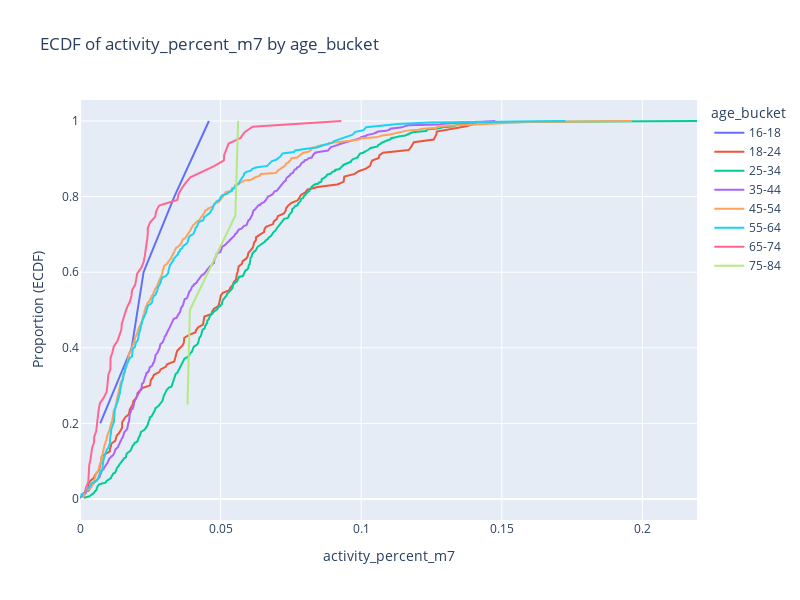
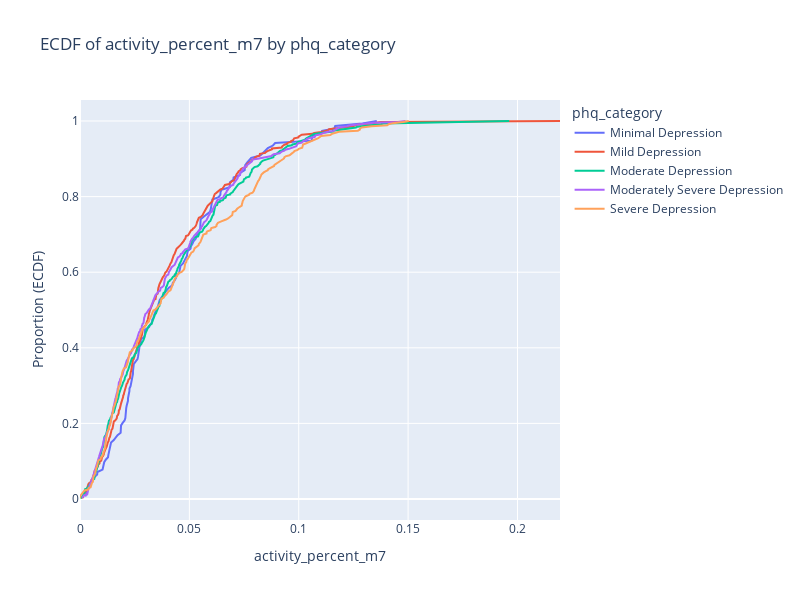
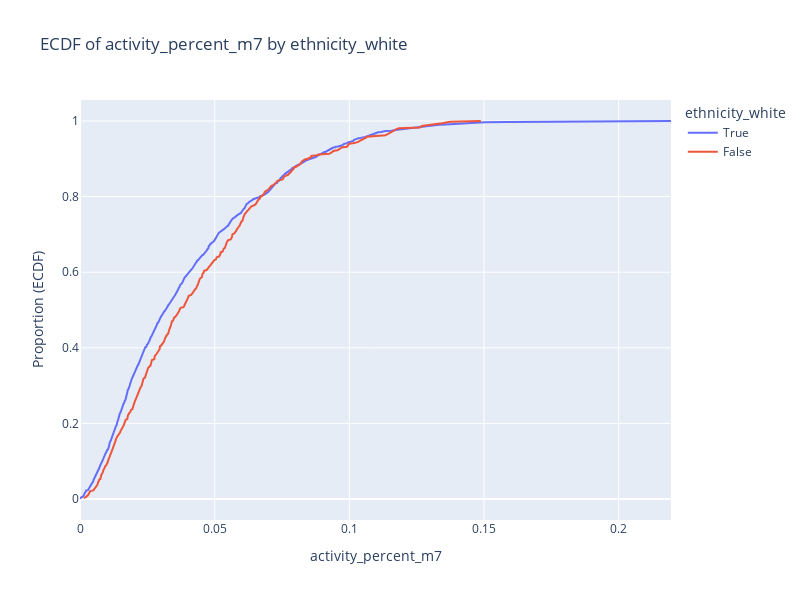
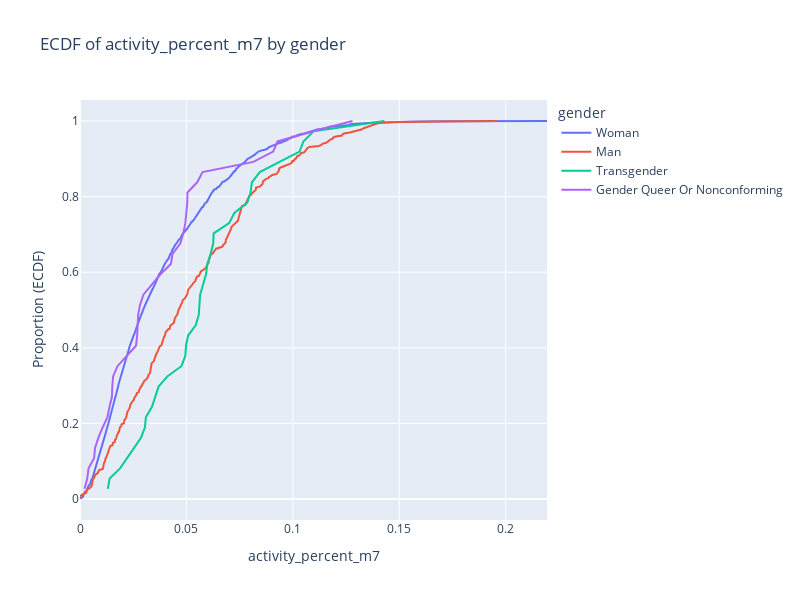

Notebook source saved alongside these figures, in order:
### Code cell
import plotly.graph_objects as go
from statsmodels.distributions.empirical_distribution import ECDF

# Example DataFrame: df_clean
# Must have columns: ["active_time_m7", "age_bucket", "phq_category", "ethnicity_white", "gender", "major_depressive_disorder"]

groupings = {
    'age_bucket': ['16-18', '18-24', '25-34', '35-44', '45-54', '55-64', '65-74', '75-84'],
    'phq_category': ['Minimal Depression', 'Mild Depression', 'Moderate Depression',
                     'Moderately Severe Depression', 'Severe Depression'],
    'ethnicity_white': [True, False],
    'gender': ['Woman', 'Man', 'Transgender', 'Gender Queer Or Nonconforming',],
    #'major_depressive_disorder': ['Invalid Disorder', True, False]
}

for grouping_var, categories in groupings.items():
    # Create a new figure for each grouping
    fig = go.Figure()

    # For each category in this grouping, filter and plot the ECDF of active_time_m7
    for cat in categories:
        # Filter rows where the grouping_var matches cat
        sub_df = df[df[grouping_var] == cat]
        if sub_df.empty:
            continue
        
        # Drop any NaN values in active_time_m7
        values = sub_df['activity_percent_m7'].dropna()
        if values.empty:
            continue
        
        # Compute ECDF
        ecdf = ECDF(values)
        x_vals = ecdf.x
        y_vals = ecdf.y
        
        # Add a Scatter trace for this category
        fig.add_trace(
            go.Scatter(
                x=x_vals,
                y=y_vals,
                mode='lines',
                name=str(cat)  # This label shows in the legend
            )
        )
    
    # Update layout for this figure
    fig.update_layout(
        title=f"ECDF of activity_percent_m7 by {grouping_var}",
        xaxis_title="activity_percent_m7",
        yaxis_title="Proportion (ECDF)",
        legend_title=grouping_var,
        height=600,
        width=800
    )
    
    # Show (or save) the figure
    fig.show()

### Figure 1 — Plotly figure (JSON) as saved in the notebook; plotly's stock layout.template omitted (floating-point values rounded to 4 significant figures; data arrays with more than 128 entries replaced by an {"elided": "..."} marker saying what was removed)
{"data": [{"mode": "lines", "name": "16-18", "type": "scatter", "x": [null, 0.007191, 0.01838, 0.0226, 0.03355, 0.04585], "y": [0, 0.2, 0.4, 0.6, 0.8, 1]}, {"mode": "lines", "name": "18-24", "type": "scatter", "x": {"elided": "144 float values"}, "y": {"elided": "144 float values"}}, {"mode": "lines", "name": "25-34", "type": "scatter", "x": {"elided": "418 float values"}, "y": {"elided": "418 float values"}}, {"mode": "lines", "name": "35-44", "type": "scatter", "x": {"elided": "538 float values"}, "y": {"elided": "538 float values"}}, {"mode": "lines", "name": "45-54", "type": "scatter", "x": {"elided": "394 float values"}, "y": {"elided": "394 float values"}}, {"mode": "lines", "name": "55-64", "type": "scatter", "x": {"elided": "245 float values"}, "y": {"elided": "245 float values"}}, {"mode": "lines", "name": "65-74", "type": "scatter", "x": [null, 0.001786, 0.002068, 0.002945, 0.003046, 0.003237, 0.003287, 0.00373, 0.004016, 0.004301, 0.004988, 0.005043, 0.005754, 0.005972, 0.006, 0.006448, 0.006706, 0.007098, 0.008515, 0.009468, 0.009722, 0.009836, 0.01007, 0.01081, 0.01085, 0.01087, 0.01154, 0.01199, 0.01331, 0.01399, 0.01471, 0.01484, 0.01538, 0.01607, 0.01677, 0.01776, 0.01832, 0.0185, 0.01964, 0.02005, 0.02037, 0.02184, 0.02262, 0.02303, 0.02331, 0.02381, 0.02389, 0.02411, 0.02411, 0.0249, 0.02673, 0.02708, 0.02813, 0.03464, 0.03502, 0.03611, 0.0375, 0.03925, 0.04343, 0.04771, 0.05119, 0.05129, 0.05208, 0.05288, 0.05714, 0.05853, 0.06141, 0.09296], "y": [0, 0.01493, 0.02985, 0.04478, 0.0597, 0.07463, 0.08955, 0.1045, 0.1194, 0.1343, 0.1493, 0.1642, 0.1791, 0.194, 0.209, 0.2239, 0.2388, 0.2537, 0.2687, 0.2836, 0.2985, 0.3134, 0.3284, 0.3433, 0.3582, 0.3731, 0.3881, 0.403, 0.4179, 0.4328, 0.4478, 0.4627, 0.4776, 0.4925, 0.5075, 0.5224, 0.5373, 0.5522, 0.5672, 0.5821, 0.597, 0.6119, 0.6269, 0.6418, 0.6567, 0.6716, 0.6866, 0.7015, 0.7164, 0.7313, 0.7463, 0.7612, 0.7761, 0.791, 0.806, 0.8209, 0.8358, 0.8507, 0.8657, 0.8806, 0.8955, 0.9104, 0.9254, 0.9403, 0.9552, 0.9701, 0.9851, 1]}, {"mode": "lines", "name": "75-84", "type": "scatter", "x": [null, 0.03823, 0.03909, 0.05526, 0.05625], "y": [0, 0.25, 0.5, 0.75, 1]}], "layout": {"height": 600, "legend": {"title": {"text": "age_bucket"}}, "title": {"text": "ECDF of activity_percent_m7 by age_bucket"}, "width": 800, "xaxis": {"title": {"text": "activity_percent_m7"}}, "yaxis": {"title": {"text": "Proportion (ECDF)"}}}}

### Figure 2 — Plotly figure (JSON) as saved in the notebook; plotly's stock layout.template omitted (floating-point values rounded to 4 significant figures; data arrays with more than 128 entries replaced by an {"elided": "..."} marker saying what was removed)
{"data": [{"mode": "lines", "name": "Minimal Depression", "type": "scatter", "x": {"elided": "155 float values"}, "y": {"elided": "155 float values"}}, {"mode": "lines", "name": "Mild Depression", "type": "scatter", "x": {"elided": "415 float values"}, "y": {"elided": "415 float values"}}, {"mode": "lines", "name": "Moderate Depression", "type": "scatter", "x": {"elided": "469 float values"}, "y": {"elided": "469 float values"}}, {"mode": "lines", "name": "Moderately Severe Depression", "type": "scatter", "x": {"elided": "422 float values"}, "y": {"elided": "422 float values"}}, {"mode": "lines", "name": "Severe Depression", "type": "scatter", "x": {"elided": "354 float values"}, "y": {"elided": "354 float values"}}], "layout": {"height": 600, "legend": {"title": {"text": "phq_category"}}, "title": {"text": "ECDF of activity_percent_m7 by phq_category"}, "width": 800, "xaxis": {"title": {"text": "activity_percent_m7"}}, "yaxis": {"title": {"text": "Proportion (ECDF)"}}}}

### Figure 3 — Plotly figure (JSON) as saved in the notebook; plotly's stock layout.template omitted (floating-point values rounded to 4 significant figures; data arrays with more than 128 entries replaced by an {"elided": "..."} marker saying what was removed)
{"data": [{"mode": "lines", "name": "True", "type": "scatter", "x": {"elided": "1281 float values"}, "y": {"elided": "1281 float values"}}, {"mode": "lines", "name": "False", "type": "scatter", "x": {"elided": "531 float values"}, "y": {"elided": "531 float values"}}], "layout": {"height": 600, "legend": {"title": {"text": "ethnicity_white"}}, "title": {"text": "ECDF of activity_percent_m7 by ethnicity_white"}, "width": 800, "xaxis": {"title": {"text": "activity_percent_m7"}}, "yaxis": {"title": {"text": "Proportion (ECDF)"}}}}

### Figure 4 — Plotly figure (JSON) as saved in the notebook; plotly's stock layout.template omitted (floating-point values rounded to 4 significant figures; data arrays with more than 128 entries replaced by an {"elided": "..."} marker saying what was removed)
{"data": [{"mode": "lines", "name": "Woman", "type": "scatter", "x": {"elided": "1369 float values"}, "y": {"elided": "1369 float values"}}, {"mode": "lines", "name": "Man", "type": "scatter", "x": {"elided": "365 float values"}, "y": {"elided": "365 float values"}}, {"mode": "lines", "name": "Transgender", "type": "scatter", "x": [null, 0.01308, 0.01393, 0.01882, 0.02222, 0.02519, 0.02865, 0.03048, 0.03095, 0.03377, 0.03543, 0.03693, 0.04102, 0.04765, 0.0495, 0.0498, 0.05079, 0.05437, 0.0558, 0.05605, 0.05645, 0.05784, 0.05923, 0.05982, 0.0614, 0.0626, 0.0628, 0.07009, 0.07252, 0.07858, 0.08015, 0.08075, 0.08451, 0.09375, 0.1032, 0.105, 0.1097, 0.1431], "y": [0, 0.02703, 0.05405, 0.08108, 0.1081, 0.1351, 0.1622, 0.1892, 0.2162, 0.2432, 0.2703, 0.2973, 0.3243, 0.3514, 0.3784, 0.4054, 0.4324, 0.4595, 0.4865, 0.5135, 0.5405, 0.5676, 0.5946, 0.6216, 0.6486, 0.6757, 0.7027, 0.7297, 0.7568, 0.7838, 0.8108, 0.8378, 0.8649, 0.8919, 0.9189, 0.9459, 0.973, 1]}, {"mode": "lines", "name": "Gender Queer Or Nonconforming", "type": "scatter", "x": [null, 0.002163, 0.003408, 0.004024, 0.006615, 0.007063, 0.008654, 0.01063, 0.0129, 0.01385, 0.015, 0.01517, 0.01555, 0.0176, 0.02184, 0.02632, 0.02685, 0.02721, 0.02733, 0.02819, 0.0298, 0.03383, 0.03778, 0.04269, 0.04349, 0.04712, 0.04854, 0.0495, 0.05, 0.0504, 0.0505, 0.05506, 0.05761, 0.08143, 0.09077, 0.09281, 0.1096, 0.128], "y": [0, 0.02703, 0.05405, 0.08108, 0.1081, 0.1351, 0.1622, 0.1892, 0.2162, 0.2432, 0.2703, 0.2973, 0.3243, 0.3514, 0.3784, 0.4054, 0.4324, 0.4595, 0.4865, 0.5135, 0.5405, 0.5676, 0.5946, 0.6216, 0.6486, 0.6757, 0.7027, 0.7297, 0.7568, 0.7838, 0.8108, 0.8378, 0.8649, 0.8919, 0.9189, 0.9459, 0.973, 1]}], "layout": {"height": 600, "legend": {"title": {"text": "gender"}}, "title": {"text": "ECDF of activity_percent_m7 by gender"}, "width": 800, "xaxis": {"title": {"text": "activity_percent_m7"}}, "yaxis": {"title": {"text": "Proportion (ECDF)"}}}}
